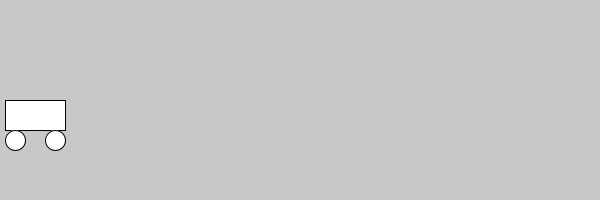
Frame 1 (no input)
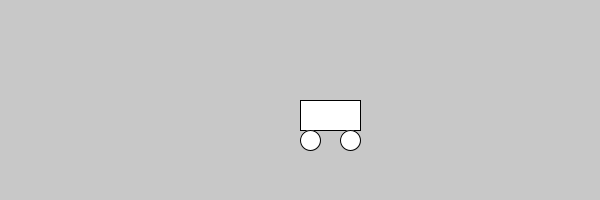
Frame 60 (the mouse pressed at the canvas centre just before this capture)
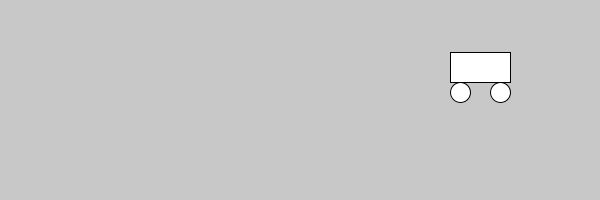
Frame 120 (the mouse held since frame 60 and released just before this capture)

The Processing sketch that drew these frames (run headless with seeded random() and noise(); from frame 60 on, the mouse is pressed at the canvas centre):

// Processing sketch: processing_150579
// ── processing_150579.pde

float x,y;
float v=100;
float dt=0.05;
float dx;
void setup(){
   size(600,200);
   //rectMode(CENTER);
}
void draw(){
  background(200);
  //tramo1
  if(x<width/2){
    dx = v*dt;
    x+=dx;
    y=0;
  }
  //tramo2
  else{
    dx= (v/2)*dt;
    x+=dx;
    y-=PI/4;
  }
  //se traslada la escena
  translate(x,y);
  //dibujo del cuerpo del coche
  rect(0, height/2, 60, 30);
  //2 ruedas
  ellipse(10, (height/2)+40, 20, 20);
  ellipse(50, (height/2)+40, 20, 20);
}
